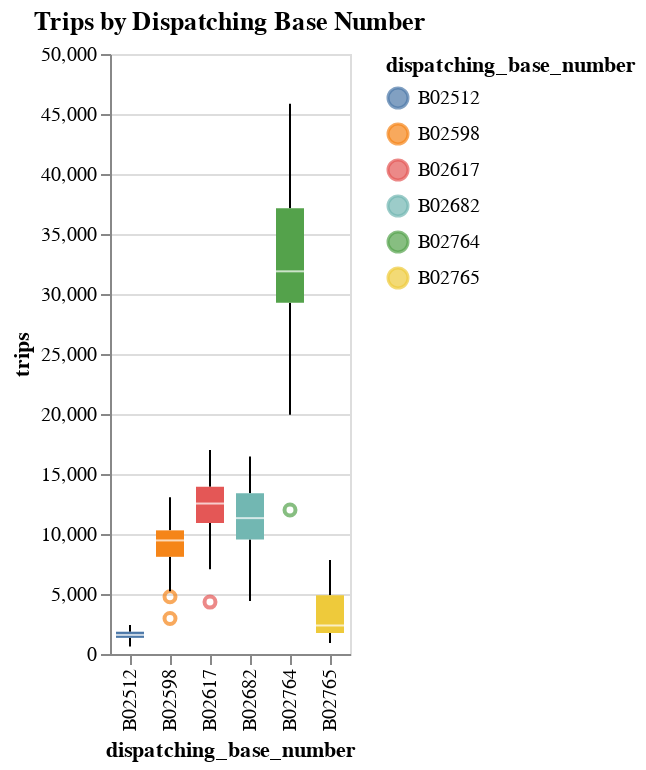

Write notebook code for a chart like this one.
### Code cell
#8. Box Plot of Trips by Dispatching Base Number
box_trips_by_base = alt.Chart(data).mark_boxplot().encode(
    x='dispatching_base_number:N',
    y='trips:Q',
    color='dispatching_base_number:N',
    tooltip=['dispatching_base_number', 'trips']
).properties(
    title='Trips by Dispatching Base Number'
)
box_trips_by_base

### Figure 1 — Vega-Lite specification as saved in the notebook (floating-point values rounded to 4 significant figures; data arrays with more than 128 entries replaced by an {"elided": "..."} marker saying what was removed)
{"config": {"view": {"continuousWidth": 300, "continuousHeight": 300}}, "data": {"name": "data-d1b40201a282773a8bf9345ea39531da"}, "mark": {"type": "boxplot"}, "encoding": {"color": {"field": "dispatching_base_number", "type": "nominal"}, "tooltip": [{"field": "dispatching_base_number", "type": "nominal"}, {"field": "trips", "type": "quantitative"}], "x": {"field": "dispatching_base_number", "type": "nominal"}, "y": {"field": "trips", "type": "quantitative"}}, "title": "Trips by Dispatching Base Number", "$schema": "https://vega.github.io/schema/vega-lite/v5.17.0.json", "datasets": {"data-d1b40201a282773a8bf9345ea39531da": {"elided": "354 records"}}}
